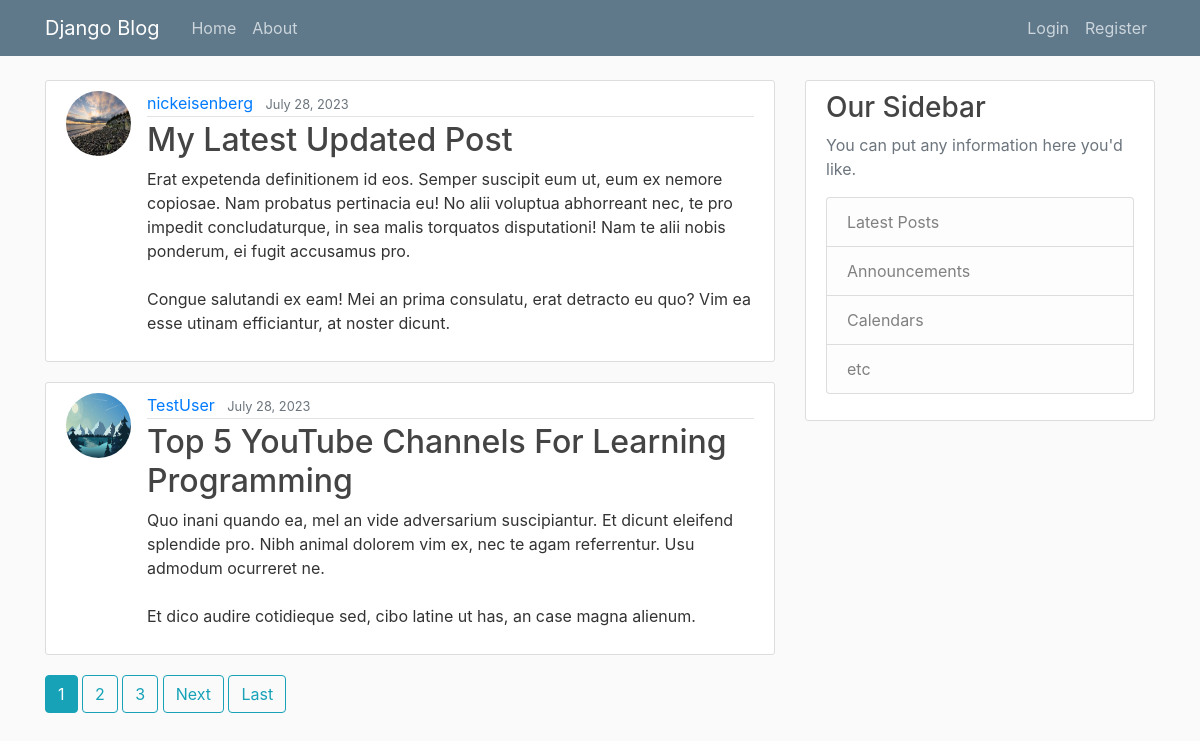
The page / on the database its author committed.
### blog/models.py (models this page shows, shortened)
class Post(models.Model):
    title = models.CharField(max_length=100)
    content = models.TextField()
    date_posted = models.DateTimeField(default=timezone.now)
    author = models.ForeignKey(User, on_delete=models.CASCADE)

### users/models.py (models this page shows, shortened)
class Profile(models.Model):
    user = models.OneToOneField(
        User, on_delete=models.CASCADE
    )
    image = models.ImageField(
        default='default.jpg', upload_to='profile_pics'
    )

### blog/views.py (the view)
# urls.py: path('', PostListView.as_view(), name='blog-home'),
class PostListView(ListView):
    model = Post
    template_name = 'blog/home.html'
    context_object_name = 'posts'
    ordering = ['-date_posted']
    paginate_by = 2

### blog/templates/blog/home.html (shortened to what this page needs)
{% extends 'blog/base.html' %}
{% block content %}
  {% for post in posts %}
    <article class="media content-section">
      <img class="rounded-circle article-img" src="{{ post.author.profile.image.url }}">
      <div class="media-body">
        <div class="article-metadata">
          <a class="mr-2" href="#">{{ post.author }}</a>
          <small class="text-muted">{{ post.date_posted|date:"F d, Y" }}</small>
        </div>
        <h2><a class="article-title" href="{% url 'post-detail' post.id %}">{{ post.title }}</a></h2>
        <p class="article-content">{{ post.content }}</p>
      </div>
    </article>
  {% endfor %}
  {% if is_paginated %}
    {% for num in page_obj.paginator.page_range %}
      {% if page_obj.number == num %}
        <a class="btn btn-info mb-4" href="?page={{ num }}">{{ num }}</a>
      {% elif num > page_obj.number|add:'-3' and num < page_obj.number|add:'3' %}
        <a class="btn btn-outline-info mb-4" href="?page={{ num }}">{{ num }}</a>
      {% endif %}
    {% endfor %}
    {% if page_obj.has_next %}
    <a class="btn btn-outline-info mb-4" href="?page={{ page_obj.next_page_number}}">Next</a>
      <a class="btn btn-outline-info mb-4" href="?page={{ page_obj.paginator.num_pages }}">Last</a>
    {% endif %}
  {% endif %}
{% endblock content %}

### blog/static/blog/main.css (style rules this page uses)
body { background: #fafafa; color: #333333; margin-top: 5rem; }
h1, h2, h3, h4, h5, h6 { color: #444444; }
.content-section { background: #ffffff; padding: 10px 20px; border: 1px solid #dddddd; border-radius: 3px; margin-bottom: 20px; }
.article-title { color: #444444; }
.article-content { white-space: pre-line; }
.article-img { height: 65px; width: 65px; margin-right: 16px; }
.article-metadata { padding-bottom: 1px; margin-bottom: 4px; border-bottom: 1px solid #e3e3e3 }

### rows shown on the page
Post: author.profile.image (picture), author "nickeisenberg", date_posted "July 28, 2023", title "My Latest Updated Post", content "Erat expetenda definitionem id eos. Semper suscipit eum ut, eum ex nemore copiosae. Nam probatus pertinacia eu! No alii voluptua abhorreant nec, te pro impedit concludaturque, in sea malis torquatos disputationi! Nam te alii nobis ponderum, ei fugit accusamus pro. Congue salutandi ex eam! Mei an prima consulatu, erat detracto eu quo? Vim ea esse utinam efficiantur, at noster dicunt."
Post: author.profile.image (placeholder picture), author "TestUser", date_posted "July 28, 2023", title "Top 5 YouTube Channels For Learning Programming", content "Quo inani quando ea, mel an vide adversarium suscipiantur. Et dicunt eleifend splendide pro. Nibh animal dolorem vim ex, nec te agam referrentur. Usu admodum ocurreret ne. Et dico audire cotidieque sed, cibo latine ut has, an case magna alienum."

### other values the page prints
{{ num }} "1"
{{ num }} "2" "3"
